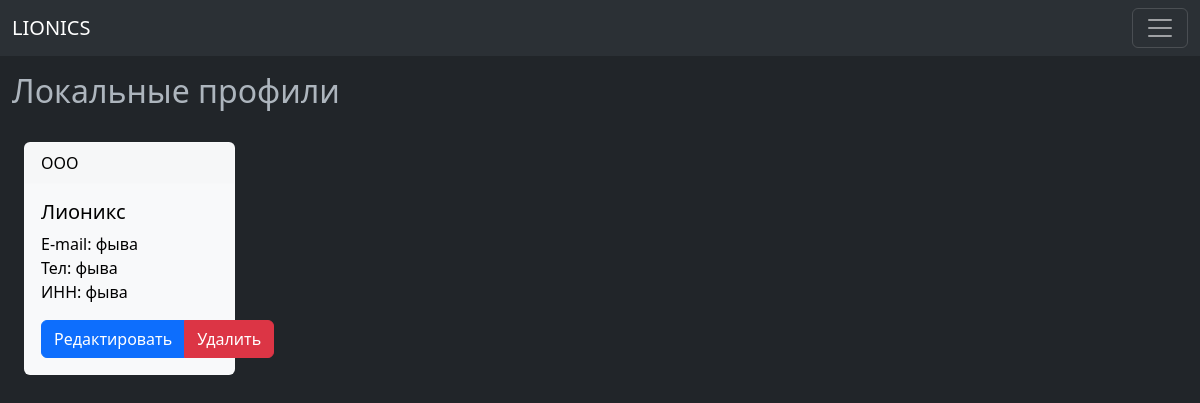
/companies/index_loc/, run on an earlier commit of the app's database.
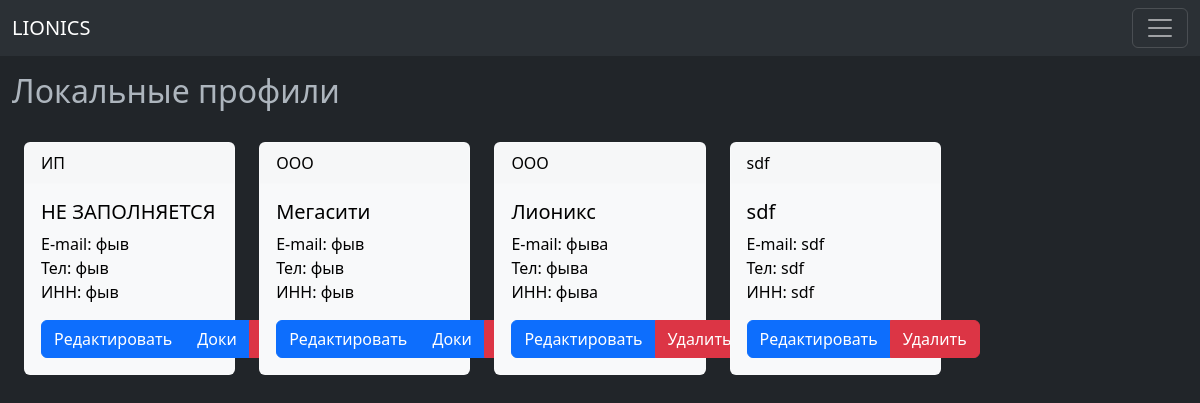
And on a later commit of the database.
### companies/models.py (models this page shows, shortened)
class OwnLoc(models.Model):
    company_type = models.CharField(max_length=100, default='-')
    company_name = models.CharField(max_length=250, default='-')
    pos_per_acc = models.CharField(max_length=250, default='-')
    position_nom = models.CharField(max_length=250, default='-')
    person_nom = models.CharField(max_length=250, default='-')
    acting_on = models.CharField(max_length=100, default='-')
    legal_addr = models.CharField(max_length=500, default='-')
    passport_series = models.CharField(max_length=250, default='-')
    passport_number = models.CharField(max_length=250, default='-')
    pass_issued_by = models.CharField(max_length=250, default='-')
    pass_issued_date = models.CharField(max_length=100, default='-')
    pass_issued_code = models.CharField(max_length=500, default='-')
    postal_addr = models.CharField(max_length=500, default='-')
    registration_addr = models.CharField(max_length=500, default='-')
    tel = models.CharField(max_length=100, default='-')
    email = models.CharField(max_length=100, default='-')
    bank_name = models.CharField(max_length=250, default='-')
    bic = models.CharField(max_length=50, default='-')
    curr_acc = models.CharField(max_length=250, default='-')
    corr_acc = models.CharField(max_length=250, default='-')
    inn = models.CharField(max_length=250, default='-')
    kpp = models.CharField(max_length=250, default='-')
    ogrn = models.CharField(max_length=250, default='-')
    okpo = models.CharField(max_length=250, default='-')

class ClientLoc(models.Model):
    company_type = models.CharField(max_length=100, default='-')
    company_name = models.CharField(max_length=250, default='-')
    pos_per_acc = models.CharField(max_length=250, default='-')
    position_nom = models.CharField(max_length=250, default='-')
    person_nom = models.CharField(max_length=250, default='-')
    acting_on = models.CharField(max_length=100, default='-')
    legal_addr = models.CharField(max_length=500, default='-')
    passport_series = models.CharField(max_length=250, default='-')
    passport_number = models.CharField(max_length=250, default='-')
    pass_issued_by = models.CharField(max_length=250, default='-')
    pass_issued_date = models.CharField(max_length=100, default='-')
    pass_issued_code = models.CharField(max_length=500, default='-')
    postal_addr = models.CharField(max_length=500, default='-')
    registration_addr = models.CharField(max_length=500, default='-')
    tel = models.CharField(max_length=100, default='-')
    email = models.CharField(max_length=100, default='-')
    bank_name = models.CharField(max_length=250, default='-')
    bic = models.CharField(max_length=50, default='-')
    curr_acc = models.CharField(max_length=250, default='-')
    corr_acc = models.CharField(max_length=250, default='-')
    inn = models.CharField(max_length=250, default='-')
    kpp = models.CharField(max_length=250, default='-')
    ogrn = models.CharField(max_length=250, default='-')
    okpo = models.CharField(max_length=250, default='-')

### companies/views.py (the view)
# urls.py: path('index_loc/', views.index_loc, name='index_loc'),
def index_loc(request):
    all_clientloc = ClientLoc.objects.all()
    all_ownloc = OwnLoc.objects.all()
    context = {
        'all_clientloc': all_clientloc,
        'all_ownloc': all_ownloc,
    }
    return render(request, 'companies/index_loc.html', context)

### companies/templates/companies/index_loc.html (shortened to what this page needs)
{% extends 'companies/base.html' %}
{% block body %}
    <br><br><br>
    <div class="container-fluid">
        <h2>Локальные профили</h2>
        <br>
        <div class="container-fluid">
                <div class="row row-cols-2 row-cols-lg-5">
                    {% for client_loc in all_clientloc %}
                    <div class="col">
                        <div class="card text-bg-light mb-3">
                            <div class="card-header">{{ client_loc.company_type}}</div>
                            <div class="card-body">
                                <h5 class="card-title">{{ client_loc.company_name }}</h5>
                                <p class="card-text">E-mail: {{ client_loc.email }} <br> Тел: {{ client_loc.tel }} <br> ИНН: {{ client_loc.inn }}</p>
                                    <form action="{% url 'companies:delete_clientloc' client_loc.id %}" method="post" style="display: inline;">
                                        <div class="btn-group" role="group" aria-label="Basic example">
                                            <a type="button" href="{% url 'companies:detail_clientloc' client_loc.id %}" class="btn btn-primary">Редактировать</a>
                                            <a type="button" href="{% url 'companies:docs_clientloc' client_loc.id %}" class="btn btn-primary">Доки</a>
                                            <button type="submit" class="btn btn-danger btn-primary">
                                                Удалить</button>
                                        </div>
                                    </form>
                            </div>
                        </div>
                    </div>
                    {% endfor %}
                    {% for own_loc in all_ownloc %}
                    <div class="col">
                        <div class="card text-bg-light mb-3">
                            <div class="card-header">{{ own_loc.company_type}}</div>
                            <div class="card-body">
                                <h5 class="card-title">{{ own_loc.company_name }}</h5>
                                <p class="card-text">E-mail: {{ own_loc.email }} <br> Тел: {{ own_loc.tel }} <br> ИНН: {{ own_loc.inn }}</p>
                                    <form action="{% url 'companies:delete_clientloc' own_loc.id %}" method="post" style="display: inline;">
                                        <div class="btn-group" role="group" aria-label="Basic example">
                                            <a type="button" href="{% url 'companies:detail_clientloc' own_loc.id %}" class="btn btn-primary">Редактировать</a>
                                            <button type="submit" class="btn btn-danger btn-primary">
                                                Удалить</button>
                                        </div>
                                    </form>
                            </div>
                        </div>
                    </div>
                    {% endfor %}
                </div>
        </div>
    </div>
{% endblock %}

### companies/templates/companies/base.html (shortened to what this page needs)
<!doctype html>
<html lang="en" data-bs-theme="dark">
  <head>
    <link href="https://cdn.jsdelivr.net/npm/bootstrap@5.3.0-alpha1/dist/css/bootstrap.min.css" rel="stylesheet">
  </head>
  <body>
    <nav class="navbar bg-body-tertiary fixed-top">
      <div class="container-fluid">
        <a class="navbar-brand" href="#">LIONICS</a>
        <button class="navbar-toggler" type="button" data-bs-toggle="offcanvas" data-bs-target="#offcanvasNavbar" aria-controls="offcanvasNavbar">
          <span class="navbar-toggler-icon"></span>
        </button>
      </div>
    </nav>
    {% block body %}
    {% endblock %}
    <br><br>
  </body>
</html>

What changed in the data, as far as the page shows it:
added ClientLoc: company_type "ИП", company_name "НЕ ЗАПОЛНЯЕТСЯ", email "фыв", tel "фыв", inn "фыв"
added ClientLoc: company_type "ООО", company_name "Мегасити", email "фыв", tel "фыв", inn "фыв"
added OwnLoc: company_type "sdf", company_name "sdf", email "sdf", tel "sdf", inn "sdf"
